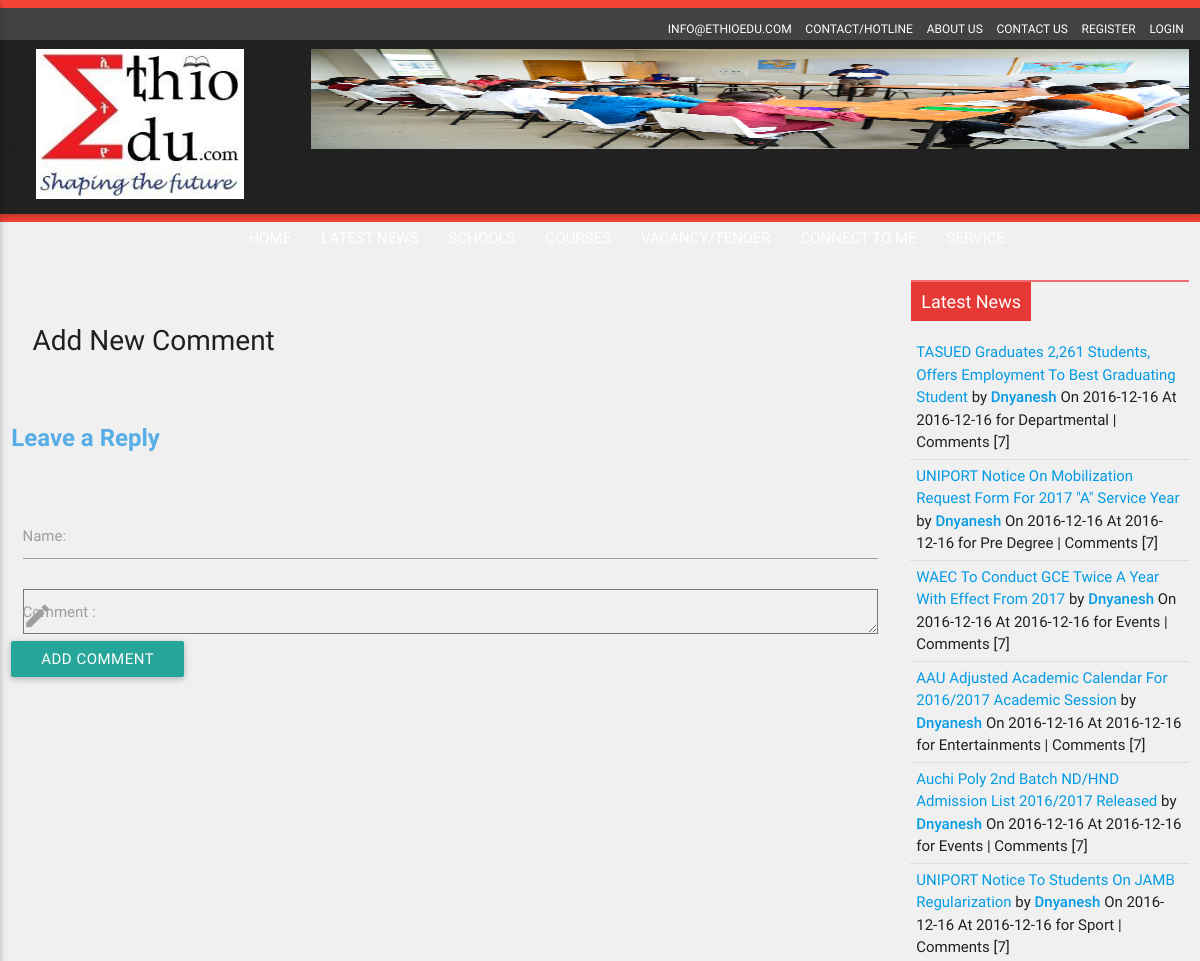
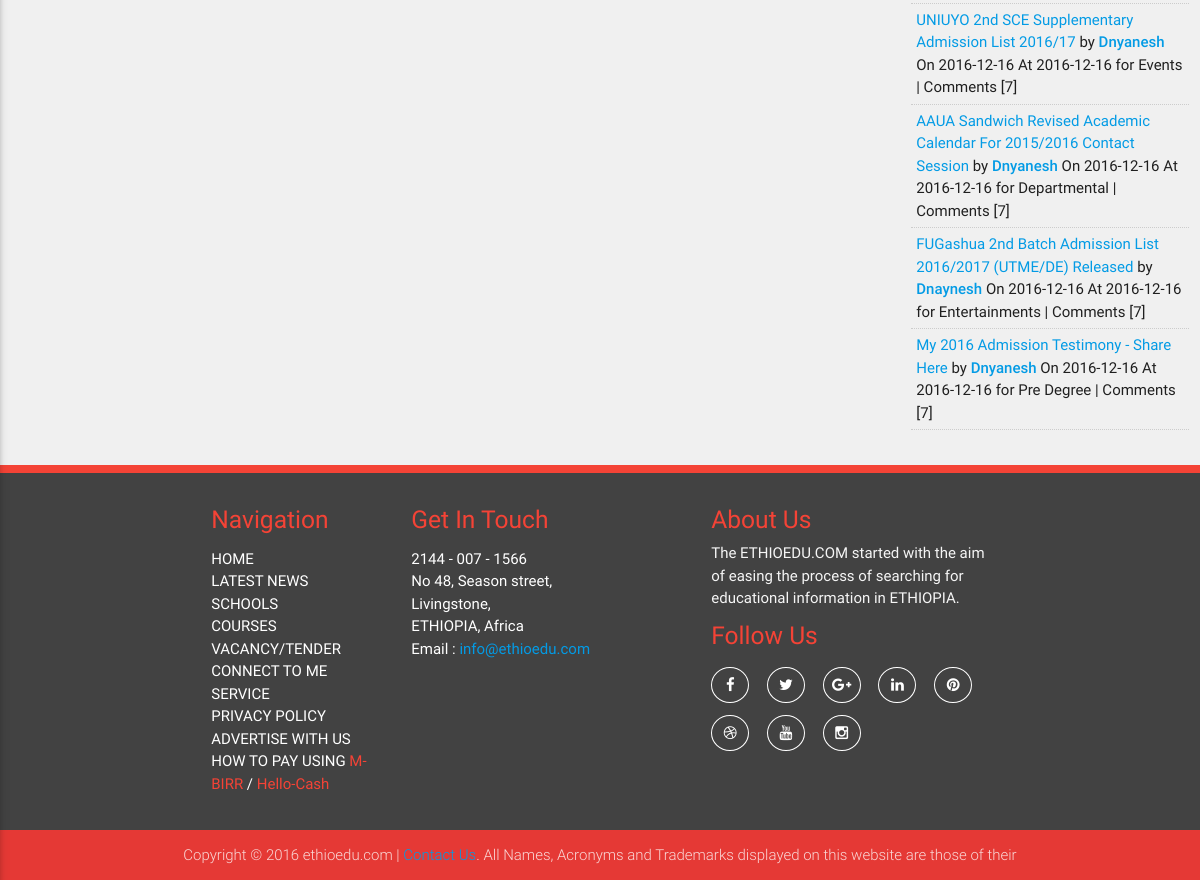
Page /index.php/schooldetails on the committed database (2 pictures, top to bottom).
### tables this page shows
CREATE TABLE `tbl_advertise` (
  `advertise_id` int(11) NOT NULL,
  `advertise_name` varchar(100) NOT NULL,
  `advertise_email` varchar(50) NOT NULL,
  `advertise_number` varchar(15) NOT NULL,
  `advertise_category` varchar(50) NOT NULL,
  `advertise_position` varchar(20) NOT NULL,
  `advertise_subject` varchar(200) NOT NULL,
  `advertise_attachment` varchar(200) NOT NULL,
  `advertise_desc` varchar(500) NOT NULL,
  `advertise_date` varchar(50) NOT NULL,
  `advertise_time` varchar(50) NOT NULL,
  `user_id` int(11) NOT NULL,
  `isactive` tinyint(1) NOT NULL DEFAULT '0'
);

CREATE TABLE `tbl_posts` (
  `post_id` int(11) NOT NULL,
  `post_title` varchar(100) NOT NULL,
  `post_desc` varchar(5000) NOT NULL,
  `post_category` varchar(50) NOT NULL,
  `post_attachment` varchar(50) NOT NULL,
  `post_author` varchar(50) NOT NULL,
  `post_source` varchar(50) NOT NULL,
  `post_event_date` varchar(100) NOT NULL,
  `post_event_time` varchar(100) NOT NULL,
  `post_date` varchar(50) NOT NULL,
  `post_time` varchar(50) NOT NULL,
  `post_venue` varchar(50) NOT NULL,
  `post_type` varchar(50) NOT NULL,
  `post_approve` varchar(10) NOT NULL,
  `user_id` int(11) NOT NULL
);

### application/controllers/schooldetails.php (called while the page is built, shortened)
<?php
class schooldetails extends CI_Controller {
    public function __construct()
    {
        $this->load->helper(array('form','url'));
        $this->load->library(array('session', 'form_validation', 'email'));
        $this->load->database();
        $this->load->model('init_models');
    }
    public function index() {
        $sch_id = $_GET['id'];
        $banners = $this->init_models->getadvertisebanners();
        $view_params = array(
            'm_title' => 'School Details',
            'title' => 'School Details',
            'banners' => $banners
        );
        $view_params['news'] = $this->init_models->selectnews();
        $view_params['sch_details'] = $this->init_models->getsch_details($sch_id);
        $this->load->view('schooldetails',$view_params);
    }
}

### index.php (called while the page is built, shortened)
<?php
require_once BASEPATH.'core/CodeIgniter.php';

### application/models/init_models.php (called while the page is built, shortened)
<?php
   class init_models extends CI_Model
   {
      public function selectnews()
      {
        $query = $this->db->query("select tbl_users.user_id, tbl_users.username, tbl_posts.post_id, tbl_posts.post_title, tbl_posts.post_author, tbl_posts.post_category, tbl_posts.post_time, tbl_posts.post_date from tbl_users join tbl_posts on tbl_users.user_id = tbl_posts.user_id where tbl_posts.post_type = 'news' && tbl_posts.post_approve = 1 limit 10");
        return $query->result_array();
      }
    public function getadvertisebanners()
      {
          $query = $this->db->query("SELECT * FROM tbl_advertise where isactive=true");
         return $query->result_array();
      }
   }
?>

### application/views/schooldetails.php (the view, shortened to what this page needs)
<?php  $this->load->view('header'); ?>
        <div class="service-wrap ">
            <div class="row">
                <div class="col s12 m9 grid-example ">
                    <div class="coment_box row">
                            <div class="col m12">
                                <h2>Add New Comment</h2>
                            </div>
                            <div>
        <?php  $sname= $this->session->userdata('susername');?></div>
         <div class="comment_info"><h3 class="page-heading"> Leave a Reply </h3></div>
         <p class="notice error"><?php $this->session->flashdata('error_msg'); ?></p><br/>
                            <div class="coment_form">
                                <form id="comment_form" action="#" method="post">
                                    <div class="input-field col s12">
                                        <label for="comment_name">Name:</label>
          <input class="form-control" type="text"  name="comment_name" id='name' value="<?php echo $sname ?>" readonly />
                                    </div>
                                    <div class="input-field col s12">
                                        <label for="comment"><i class='material-icons prefix'>mode_edit</i>Comment :</label>
           <textarea class="form-control" name="comment_body" value="<?php set_value("comment_body"); ?>" id='comment'></textarea>
                                    </div>
                 <div id='submit_button' class="margin-b-10">
             <input class="btn btn-success" type="submit" name="submit" value="add comment"/>
             </div>
                                </form>
                            </div>
                        </div>
                </div>
                <div class="col s12 m3 ">
                  <div class="latest_news_wrap ">
                        <h1 class="red_label_title">Latest News</h1>
                        <ul class="latest_news_list">
                            <?php
                                foreach ($news as $row){ ?>
                            <li class="Latest_news_content">
                                <a href="<?php echo base_url(); ?>index.php/news_detail?id=<?php echo $row['post_id']; ?>" class="news_link">
                                    <span class="News_title"><?php echo $row['post_title']; ?></span>
                                </a>
                                <span id="newsdetailinfo" class="hmForumDateFormat">by <strong><a href="<?php echo base_url(); ?>index.php/userdashboard?uid=<?php echo $row['user_id']; ?>"><?php echo $row['post_author']; ?></a></strong> On <?php echo $row['post_date']; ?> At <?php echo $row['post_date']; ?><span class="infoText1"> for <?php echo $row['post_category'];?> | Comments [7]
                                    </span></span>
                            </li>
                            <?php } ?>
                        </ul>
                    </div>
                </div>
            </div>
        </div>

### application/views/header.php (shortened to what this page needs)
<!DOCTYPE html>
<html lang="en">
    <head>
        <link rel="stylesheet" type="text/css" href="<?php echo base_url() . 'css/materialize.min.css' ?> " />
        <link rel="stylesheet" type="text/css" href="<?php echo base_url() . 'css/font-awesome.min.css' ?>" />
        <link rel="stylesheet" type="text/css" href="<?php echo base_url() . 'css/owl.carousel.css' ?>" />
        <link rel="stylesheet" type="text/css" href="<?php echo base_url() . 'css/bootstrapValidator.css'?>"/>
        <link rel="stylesheet" type="text/css" href="<?php echo base_url() . 'css/style.css' ?>" />
    </head>
    <body>
        <div class="header-top grey darken-3 ">
            <div class="row">
                <div class="col s12 ">
                    <ul class="top-nav">
                        <li><a href="#">INFO@ETHIOEDU.COM</a></li>
                        <li><a class="<?php if($this->uri->segment(1)=="Contacts_Hotline"){echo "active";}?>" href="<?php echo base_url() . 'index.php/Contacts_Hotline' ?>">CONTACT/HOTLINE</a></li>
                        <li><a class="<?php if($this->uri->segment(1)=="About_us"){echo "active";}?>" href="<?php echo base_url() . 'index.php/About_us' ?>">ABOUT US</a></li>
                        <li><a class="<?php if($this->uri->segment(1)=="contact"){echo "active";}?>" href="<?php echo base_url() . 'index.php/contact' ?>">CONTACT US</a></li>
                            <?php if (!$this->session->userdata('logged_in'))
                             { ?>
                        <li><a class="<?php if($this->uri->segment(1)=="sregister"){echo "active";}?>" href="<?php echo base_url() . 'index.php/sregister' ?>">REGISTER </a></li>
                        <li><a class="<?php if($this->uri->segment(1)=="login"){echo "active";}?>" href="<?php echo base_url() . 'index.php/login' ?>">LOGIN</a></li>
                            <?php } ?>
                    </ul>
                </div>
            </div>
        </div>
        <div class="header-top1 grey darken-4 ">
            <div class="row">
                <div class="col s3 ">
                   <a href="<?php echo base_url().'index.php/home'?>"> <img class="logo_bar" src="<?php echo base_url() . 'images/logo.png' ?>"></a>
                </div>
                <div class="col s9 ">
                    <div class="upper_slider">
                         <?php foreach ($banners as $key => $value) {
                                if($value['advertise_position']=='Top')
                                    echo "<div class='item'><img src='../uploads/".$value['advertise_attachment']."'></div>";
                            }?>
                    </div>
                </div>
            </div>
        </div>
        <div class="navbar-fix">
            <nav class="grey darken-4" role="navigation">
                <div class="nav-wrapper container">
                    <ul class="right hide-on-med-and-down">
                        <li><a  class="<?php if($this->uri->segment(1)=="home"){echo "active";}?>" href="<?php echo base_url() . 'index.php/home' ?>">HOME</a></li>
                        <li><a class="dropdown-button home-btn <?php if($this->uri->segment(1)=="news" || $this->uri->segment(1)=="reportnews" || $this->uri->segment(1)=="gist"){echo "active";}?>" href="#!" data-hover="true" data-activates="dropdown1">LATEST NEWS</a></li>
                        <li><a class="<?php if($this->uri->segment(1)=="schools"){echo "active";}?>" href="<?php echo base_url() . 'index.php/schools' ?>">SCHOOLS</a></li>
                        <li><a class="<?php if($this->uri->segment(1)=="course"){echo "active";}?>" href="<?php echo base_url() . 'index.php/course' ?>">COURSES</a></li>
                        <li><a class="<?php if($this->uri->segment(1)=="vactender"){echo "active";}?>" href="<?php echo base_url() . 'index.php/vactender' ?>">VACANCY/TENDER</a></li>
                        <li><a class="<?php if($this->uri->segment(1)=="connectme"){echo "active";}?>" href="<?php echo base_url() . 'index.php/connectme' ?>">CONNECT TO ME</a></li>
                        <li><a class="dropdown-button home-btn <?php if($this->uri->segment(1)=="Projectlist" || $this->uri->segment(1)=="event" || $this->uri->segment(1)=="tips" || $this->uri->segment(1)=="QuesAns"){echo "active";} ?>" href="" data-hover="true" data-activates="dropdown2">SERVICE</a></li>
                    </ul>
                </div>
            </nav>
        </div>

### css/style.css (style rules this page uses)
body { background: #f0f0f0; }
.navbar-fix { border-bottom: 8px solid #f44336; }
.navbar-fix ul li a { color: #fff; }
.header-top { height: 40px; color: #fff; border-top: 8px solid #f44336; }
.logo_bar { height: 150px; width: 75%; margin-left: 25px; }
.header-top1 { height: 110px; color: #fff; }
.upper_slider .item img { height: 100px; }
.top-nav { margin: 0px; float: right; }
.top-nav li { list-style: none; display: inline-block; line-height: 40px; }
.top-nav li a { text-decoration: none; padding: 0px 5px; color: #fff; font-size: 12px; }
.service-wrap { margin-top: 10px; }
.latest_news_wrap, .Most_news_wrap { margin-top: 10px; border-top: 2px solid #EE6E73; }
.latest_news_wrap .red_label_title, .Most_news_wrap .red_label_title { margin: 0px; background: #E53935; display: inline-block; padding: 10px; font-size: 18px; color: #fff; }
.latest_news_list .Latest_news_content,.Most_news_list .Most_news_content { padding: 5px; border-bottom: 1px dotted #ccc; }
.margin-b-10 { margin-bottom: 10px; }
.comment_info .page-heading { font-size: 24px; font-weight: bold; color: #57ade6; margin: 10px 0px; }
.page-heading { line-height: 55px; }
.coment_box { margin-bottom: 35px; }
.coment_box h2 { font-size: 28px; padding: 10px; }

### rows in the picture
tbl_advertise: advertise_attachment (placeholder picture)
tbl_posts: post_title "TASUED Graduates 2,261 Students, Offers Employment To Best Graduating Student", post_author "Dnyanesh", post_date "2016-12-16", post_category "Departmental"
tbl_posts: post_title "UNIPORT Notice On Mobilization Request Form For 2017 \"A\" Service Year", post_author "Dnyanesh", post_date "2016-12-16", post_category "Pre Degree"
tbl_posts: post_title "WAEC To Conduct GCE Twice A Year With Effect From 2017", post_author "Dnyanesh", post_date "2016-12-16", post_category "Events"
tbl_posts: post_title "AAU Adjusted Academic Calendar For 2016/2017 Academic Session", post_author "Dnyanesh", post_date "2016-12-16", post_category "Entertainments"
tbl_posts: post_title "Auchi Poly 2nd Batch ND/HND Admission List 2016/2017 Released", post_author "Dnyanesh", post_date "2016-12-16", post_category "Events"
tbl_posts: post_title "UNIPORT Notice To Students On JAMB Regularization", post_author "Dnyanesh", post_date "2016-12-16", post_category "Sport"
tbl_posts: post_title "UNIUYO 2nd SCE Supplementary Admission List 2016/17", post_author "Dnyanesh", post_date "2016-12-16", post_category "Events"
tbl_posts: post_title "AAUA Sandwich Revised Academic Calendar For 2015/2016 Contact Session", post_author "Dnyanesh", post_date "2016-12-16", post_category "Departmental"
tbl_posts: post_title "FUGashua 2nd Batch Admission List 2016/2017 (UTME/DE) Released", post_author "Dnaynesh", post_date "2016-12-16", post_category "Entertainments"
tbl_posts: post_title "My 2016 Admission Testimony - Share Here", post_author "Dnyanesh", post_date "2016-12-16", post_category "Pre Degree"
